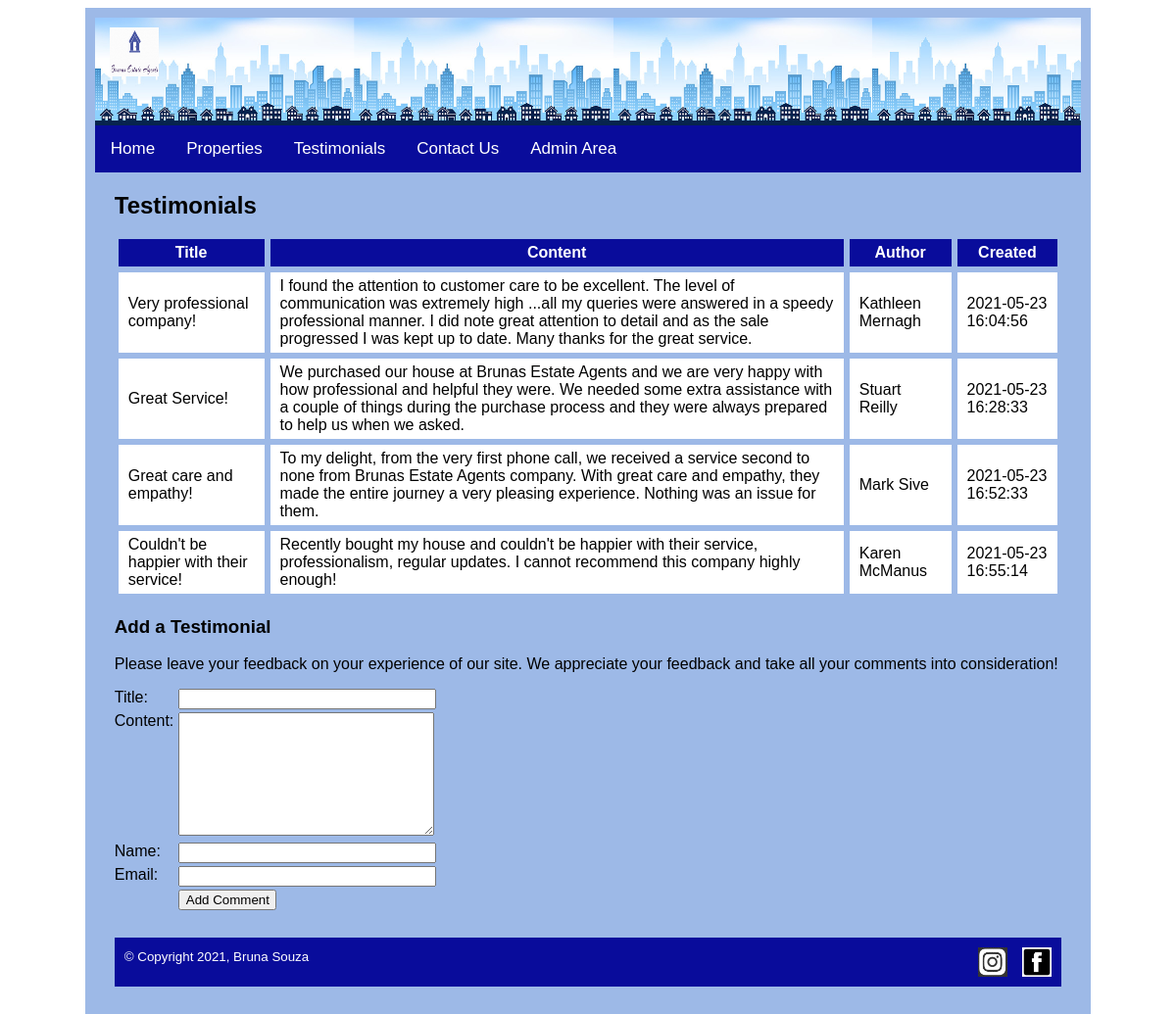
The app's page /template.php?pageName=testimonials with its own data.
### tables this page shows
CREATE TABLE `testimonial` (
  `id` int(11) NOT NULL,
  `title` text NOT NULL,
  `content` text NOT NULL,
  `author_name` varchar(100) NOT NULL,
  `author_email` varchar(100) NOT NULL,
  `created_at` timestamp NOT NULL DEFAULT current_timestamp(),
  `status` enum('pending','approved') NOT NULL DEFAULT 'pending'
);

### testimonials.php (the view, shortened to what this page needs)
<!DOCTYPE HTML>
<html lang="en">
  <div id="content">
    <div id="testimonialH2"><h2>Testimonials</h2></div>
    <?php
      require 'connect.php';
      $sql="SELECT * from testimonial WHERE status='approved'";
      $result=mysqli_query($link, $sql);
    ?>
    <div class="table">
      <?php
        if(mysqli_num_rows($result)>0){
          echo "<table>";
          echo "<tr>
          <th>Title</th>
          <th>Content</th>
          <th>Author</th>
          <th>Created</th>
          </tr>";
          while($row=mysqli_fetch_array($result)){
            $title=$row["title"];
            $content=$row["content"];
            $author=$row["author_name"];
            $created=$row["created_at"];
            echo "<tr>
            <td>$title</td>
            <td>$content </td>
            <td>$author</td>
            <td>$created</td>
            </tr>";
          }
          echo "</table>";
        } else {
          echo("there are currently no comments in the database");
        }
      ?>
    </div>
    <div class="form">
      <h3>Add a Testimonial</h3>
      <p>Please leave your feedback on your experience of our site. We appreciate your feedback and take all your comments into consideration! </p>
      <form method="post" action="testimonialSubmitted.php">
        <label>Title: </label>
        <input type="text" name="title" required="required"><br>
        <label >Content:</label>
        <textarea name="content" rows="8" cols="30" ></textarea><br>
        <label >Name:</label>
        <input type="text" name="author_name" required="required"><br>
        <label >Email:</label>
        <input type="email" name="author_email" required="required"><br>
        <input type="submit" id="mysubmit" name="submit" value="Add Comment" required="required">
      </form>
    </div>
  </div>
</html>

### css/styles.css (style rules this page uses)
body { background-color: #ffffff; }
#header { height: 110px; background-repeat: repeat-x; background-image: url("../images/header.jpeg"); background-size: auto 110px; }
#logo { float:left; margin-top: 10px; margin-left: 15px; }
.topnav { overflow: hidden; background-color: #090C9B; }
.topnav a { float: left; color: #ffffff; padding: 14px 16px; text-decoration: none; font-size: 17px; }
.dropdown { float: left; overflow: hidden; }
.dropdown .dropbtn { font-size: 17px; border: none; color: #ffffff; padding: 14px 16px; background-color: inherit; font-family: inherit; }
#content { min-height: 400px; }
.content h2 { margin:0%; }
.content a { text-decoration: none; color: #000000; }
#testimonialH2 h2, #enquiriesH2 h2 { padding-bottom: 16px; }
.table th { background-color: #090C9B; color: #ffffff; border: 2px solid #9DB9E7; padding: 5px; }
.table td { background-color: #ffffff; border: 2px solid #9DB9E7; padding: 5px 10px 5px 10px; }
.form label { float:left; width:50px; padding-right:15px; }
.form input, .form select, .form textarea { width:255px; margin-bottom: 3px; }
#mysubmit { margin-left: 65px; width:100px; }
#footer { background-color: #090C9B; color: #ffffff; height: 30px; margin-top: 25px; padding: 10px; }
#facebookLogo { float:right; margin-left: 15px; }
#InstagramLogo { float:right; }

### records on screen
testimonial: title "Very professional company!", content "I found the attention to customer care to be excellent. The level of communication was extremely high ...all my queries were answered in a speedy professional manner. I did note great attention to detail and as the sale progressed I was kept up to date. Many thanks for the great service.", author_name "Kathleen Mernagh", created_at "2021-05-23 16:04:56"
testimonial: title "Great Service!", content "We purchased our house at Brunas Estate Agents and we are very happy with how professional and helpful they were. We needed some extra assistance with a couple of things during the purchase process and they were always prepared to help us when we asked.", author_name "Stuart Reilly", created_at "2021-05-23 16:28:33"
testimonial: title "Great care and empathy!", content "To my delight, from the very first phone call, we received a service second to none from Brunas Estate Agents company. With great care and empathy, they made the entire journey a very pleasing experience. Nothing was an issue for them.", author_name "Mark Sive", created_at "2021-05-23 16:52:33"
testimonial: title "Couldn't be happier with their service!", content "Recently bought my house and couldn't be happier with their service, professionalism, regular updates. I cannot recommend this company highly enough!", author_name "Karen McManus", created_at "2021-05-23 16:55:14"
